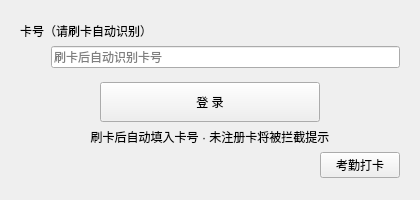
<?xml version="1.0" encoding="UTF-8"?>
<ui version="4.0">
 <class>LoginCardWidget</class>
 <widget class="QWidget" name="LoginCardWidget">
  <property name="geometry">
   <rect>
    <x>0</x>
    <y>0</y>
    <width>420</width>
    <height>200</height>
   </rect>
  </property>
  <property name="windowTitle">
   <string>Form</string>
  </property>
  <layout class="QVBoxLayout" name="verticalLayout">
   <property name="leftMargin">
    <number>20</number>
   </property>
   <property name="topMargin">
    <number>12</number>
   </property>
   <property name="rightMargin">
    <number>20</number>
   </property>
   <property name="bottomMargin">
    <number>12</number>
   </property>
   <item>
    <spacer name="topSpacer">
     <property name="orientation">
      <enum>Qt::Vertical</enum>
     </property>
     <property name="sizeHint" stdset="0">
      <size>
       <width>20</width>
       <height>10</height>
      </size>
     </property>
    </spacer>
   </item>
   <item>
    <widget class="QLabel" name="cardKeyLabel">
     <property name="text">
      <string>卡号（请刷卡自动识别）</string>
     </property>
    </widget>
   </item>
   <item>
    <layout class="QHBoxLayout" name="cardInputLayout">
     <property name="spacing">
      <number>9</number>
     </property>
     <item>
      <widget class="QLabel" name="cardIconLabel">
       <property name="minimumSize">
        <size>
         <width>22</width>
         <height>22</height>
        </size>
       </property>
       <property name="maximumSize">
        <size>
         <width>22</width>
         <height>22</height>
        </size>
       </property>
       <property name="text">
        <string/>
       </property>
      </widget>
    </item>
    <item>
      <widget class="QLineEdit" name="cardLineEdit">
       <property name="minimumSize">
        <size>
         <width>240</width>
         <height>0</height>
        </size>
       </property>
       <property name="readOnly">
        <bool>true</bool>
       </property>
       <property name="placeholderText">
        <string>刷卡后自动识别卡号</string>
       </property>
      </widget>
    </item>
   </layout>
   </item>
   <item>
    <spacer name="midSpacer">
     <property name="orientation">
      <enum>Qt::Vertical</enum>
     </property>
     <property name="sizeHint" stdset="0">
      <size>
       <width>20</width>
       <height>8</height>
      </size>
     </property>
    </spacer>
   </item>
   <item>
    <layout class="QHBoxLayout" name="btnLayout">
     <item>
      <spacer name="btnLeftSpacer">
       <property name="orientation">
        <enum>Qt::Horizontal</enum>
       </property>
       <property name="sizeHint" stdset="0">
        <size>
         <width>40</width>
         <height>20</height>
        </size>
       </property>
      </spacer>
     </item>
     <item>
      <widget class="QPushButton" name="loginBtn">
       <property name="minimumSize">
        <size>
         <width>220</width>
         <height>40</height>
        </size>
       </property>
       <property name="primary" stdset="0">
        <bool>true</bool>
       </property>
       <property name="text">
        <string>登 录</string>
       </property>
      </widget>
     </item>
     <item>
      <spacer name="btnRightSpacer">
       <property name="orientation">
        <enum>Qt::Horizontal</enum>
       </property>
       <property name="sizeHint" stdset="0">
        <size>
         <width>40</width>
         <height>20</height>
        </size>
       </property>
      </spacer>
     </item>
    </layout>
   </item>
   <item>
    <widget class="QLabel" name="cardHintLabel">
     <property name="alignment">
      <set>Qt::AlignCenter</set>
     </property>
     <property name="text">
      <string>刷卡后自动填入卡号 · 未注册卡将被拦截提示</string>
     </property>
    </widget>
   </item>
   <item>
    <layout class="QHBoxLayout" name="punchEntryLayout">
     <property name="spacing">
      <number>10</number>
     </property>
     <item>
      <spacer name="punchLeftSpacer">
       <property name="orientation">
        <enum>Qt::Horizontal</enum>
       </property>
       <property name="sizeHint" stdset="0">
        <size>
         <width>40</width>
         <height>20</height>
        </size>
       </property>
      </spacer>
     </item>
     <item>
      <widget class="QPushButton" name="punchBtn">
       <property name="text">
        <string>考勤打卡</string>
       </property>
      </widget>
     </item>
    </layout>
   </item>
   <item>
    <spacer name="bottomSpacer">
     <property name="orientation">
      <enum>Qt::Vertical</enum>
     </property>
     <property name="sizeHint" stdset="0">
      <size>
       <width>20</width>
       <height>10</height>
      </size>
     </property>
    </spacer>
   </item>
  </layout>
 </widget>
 <resources/>
 <connections/>
</ui>
